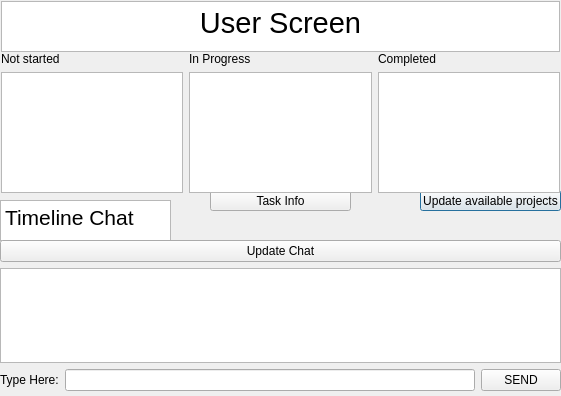
<?xml version="1.0" encoding="UTF-8"?>
<ui version="4.0">
 <class>user</class>
 <widget class="QDialog" name="user">
  <property name="geometry">
   <rect>
    <x>0</x>
    <y>0</y>
    <width>561</width>
    <height>396</height>
   </rect>
  </property>
  <property name="windowTitle">
   <string>Dialog</string>
  </property>
  <widget class="QTextEdit" name="textEdit_2">
   <property name="geometry">
    <rect>
     <x>0</x>
     <y>200</y>
     <width>171</width>
     <height>41</height>
    </rect>
   </property>
   <property name="html">
    <string>&lt;!DOCTYPE HTML PUBLIC &quot;-//W3C//DTD HTML 4.0//EN&quot; &quot;http://www.w3.org/TR/REC-html40/strict.dtd&quot;&gt;
&lt;html&gt;&lt;head&gt;&lt;meta name=&quot;qrichtext&quot; content=&quot;1&quot; /&gt;&lt;meta charset=&quot;utf-8&quot; /&gt;&lt;style type=&quot;text/css&quot;&gt;
p, li { white-space: pre-wrap; }
hr { height: 1px; border-width: 0; }
li.unchecked::marker { content: &quot;\2610&quot;; }
li.checked::marker { content: &quot;\2612&quot;; }
&lt;/style&gt;&lt;/head&gt;&lt;body style=&quot; font-family:'Segoe UI'; font-size:9pt; font-weight:400; font-style:normal;&quot;&gt;
&lt;p style=&quot; margin-top:0px; margin-bottom:0px; margin-left:0px; margin-right:0px; -qt-block-indent:0; text-indent:0px;&quot;&gt;&lt;span style=&quot; font-size:16pt;&quot;&gt;Timeline Chat&lt;/span&gt;&lt;/p&gt;&lt;/body&gt;&lt;/html&gt;</string>
   </property>
  </widget>
  <widget class="QPushButton" name="pushButton">
   <property name="geometry">
    <rect>
     <x>420</x>
     <y>190</y>
     <width>141</width>
     <height>21</height>
    </rect>
   </property>
   <property name="text">
    <string>Update available projects</string>
   </property>
  </widget>
  <widget class="QPushButton" name="pushButton_2">
   <property name="geometry">
    <rect>
     <x>210</x>
     <y>190</y>
     <width>141</width>
     <height>21</height>
    </rect>
   </property>
   <property name="text">
    <string>Task Info</string>
   </property>
  </widget>
  <widget class="QWidget" name="layoutWidget">
   <property name="geometry">
    <rect>
     <x>0</x>
     <y>240</y>
     <width>561</width>
     <height>151</height>
    </rect>
   </property>
   <layout class="QVBoxLayout" name="verticalLayout_5">
    <item>
     <widget class="QPushButton" name="pushButton_4">
      <property name="text">
       <string>Update Chat</string>
      </property>
     </widget>
    </item>
    <item>
     <widget class="QTextEdit" name="textEdit_3"/>
    </item>
    <item>
     <layout class="QHBoxLayout" name="horizontalLayout_2">
      <item>
       <widget class="QLabel" name="label_4">
        <property name="text">
         <string>Type Here:</string>
        </property>
       </widget>
      </item>
      <item>
       <widget class="QLineEdit" name="lineEdit"/>
      </item>
      <item>
       <widget class="QPushButton" name="pushButton_3">
        <property name="text">
         <string>SEND</string>
        </property>
       </widget>
      </item>
     </layout>
    </item>
   </layout>
  </widget>
  <widget class="QWidget" name="layoutWidget">
   <property name="geometry">
    <rect>
     <x>1</x>
     <y>52</y>
     <width>559</width>
     <height>141</height>
    </rect>
   </property>
   <layout class="QHBoxLayout" name="horizontalLayout">
    <item>
     <layout class="QVBoxLayout" name="verticalLayout">
      <item>
       <widget class="QLabel" name="label">
        <property name="text">
         <string>Not started</string>
        </property>
       </widget>
      </item>
      <item>
       <widget class="QListView" name="listView"/>
      </item>
     </layout>
    </item>
    <item>
     <layout class="QVBoxLayout" name="verticalLayout_2">
      <item>
       <widget class="QLabel" name="label_2">
        <property name="text">
         <string>In Progress</string>
        </property>
       </widget>
      </item>
      <item>
       <widget class="QListView" name="listView_2"/>
      </item>
     </layout>
    </item>
    <item>
     <layout class="QVBoxLayout" name="verticalLayout_3">
      <item>
       <widget class="QLabel" name="label_3">
        <property name="text">
         <string>Completed</string>
        </property>
       </widget>
      </item>
      <item>
       <widget class="QListView" name="listView_3"/>
      </item>
     </layout>
    </item>
   </layout>
  </widget>
  <widget class="QTextEdit" name="textEdit">
   <property name="geometry">
    <rect>
     <x>1</x>
     <y>1</y>
     <width>559</width>
     <height>51</height>
    </rect>
   </property>
   <property name="html">
    <string>&lt;!DOCTYPE HTML PUBLIC &quot;-//W3C//DTD HTML 4.0//EN&quot; &quot;http://www.w3.org/TR/REC-html40/strict.dtd&quot;&gt;
&lt;html&gt;&lt;head&gt;&lt;meta name=&quot;qrichtext&quot; content=&quot;1&quot; /&gt;&lt;meta charset=&quot;utf-8&quot; /&gt;&lt;style type=&quot;text/css&quot;&gt;
p, li { white-space: pre-wrap; }
hr { height: 1px; border-width: 0; }
li.unchecked::marker { content: &quot;\2610&quot;; }
li.checked::marker { content: &quot;\2612&quot;; }
&lt;/style&gt;&lt;/head&gt;&lt;body style=&quot; font-family:'Segoe UI'; font-size:9pt; font-weight:400; font-style:normal;&quot;&gt;
&lt;p align=&quot;center&quot; style=&quot; margin-top:0px; margin-bottom:0px; margin-left:0px; margin-right:0px; -qt-block-indent:0; text-indent:0px;&quot;&gt;&lt;span style=&quot; font-size:22pt;&quot;&gt;User Screen&lt;/span&gt;&lt;/p&gt;&lt;/body&gt;&lt;/html&gt;</string>
   </property>
  </widget>
 </widget>
 <resources/>
 <connections/>
</ui>
